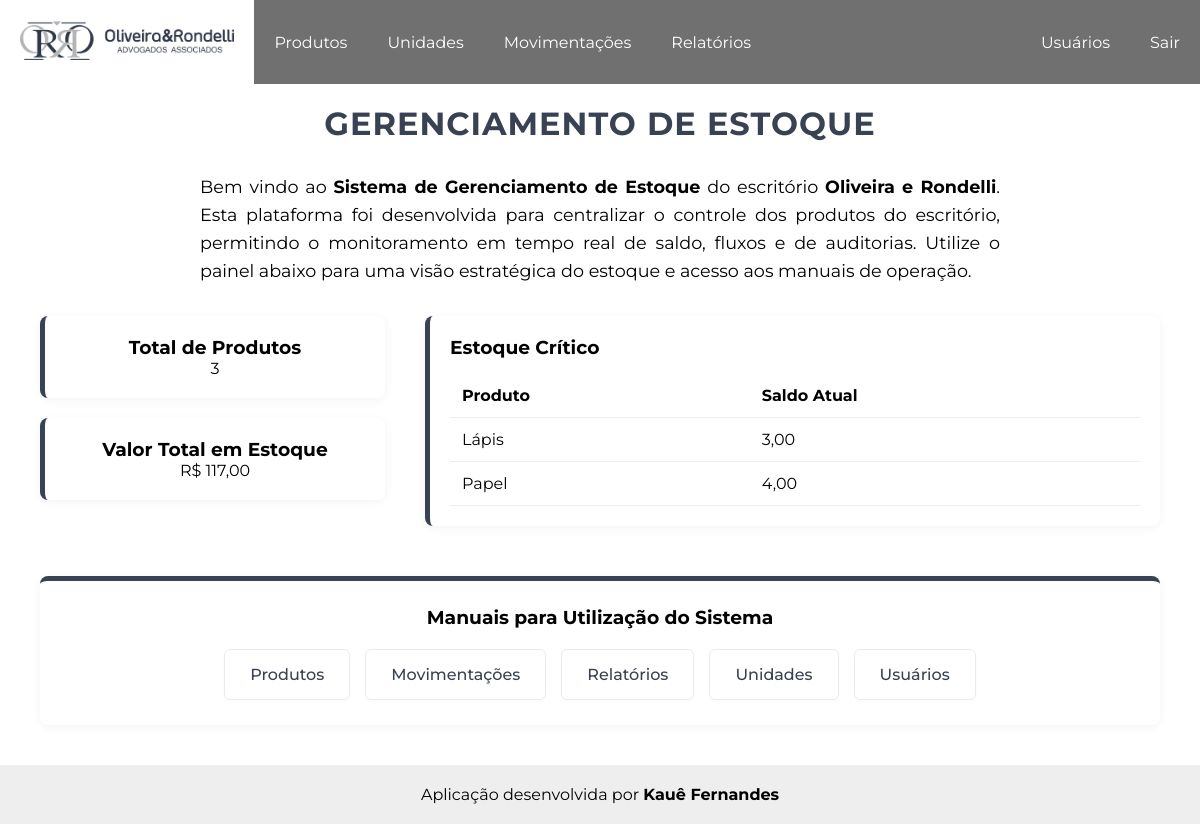
Before: /core/core/ (signed in) with the older database file.
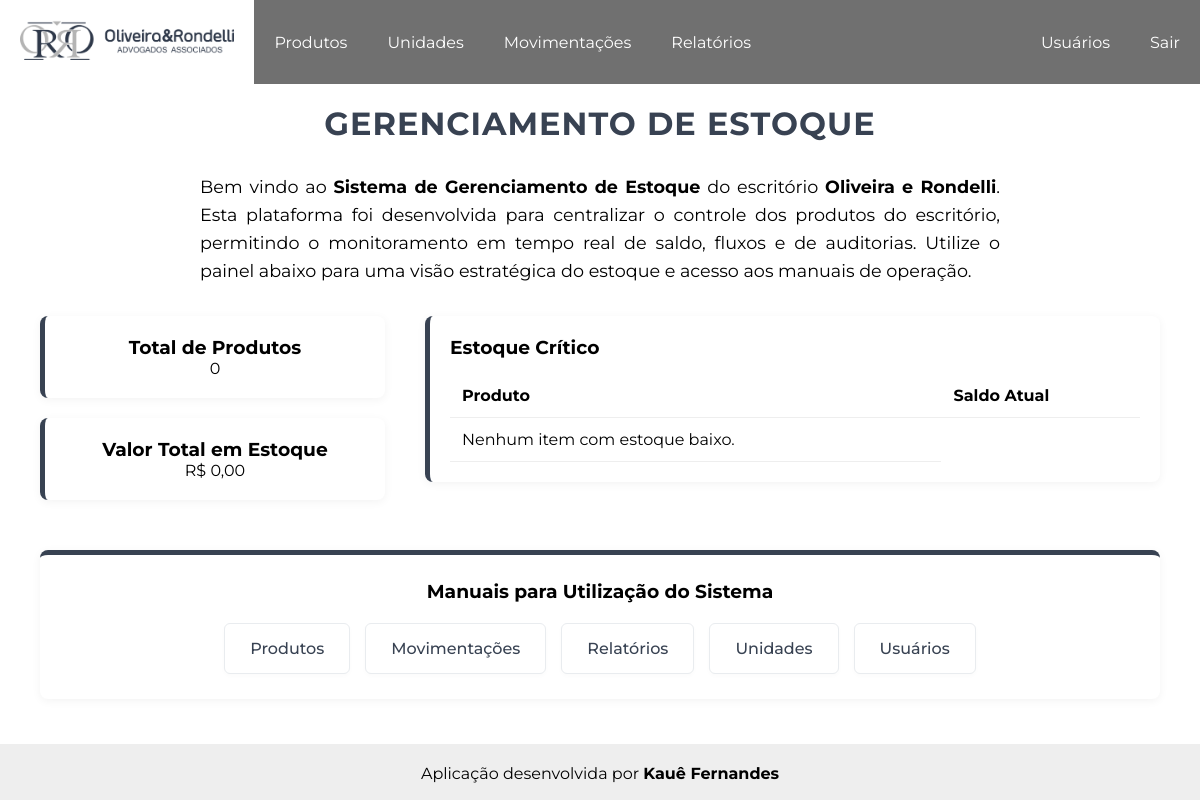
After: the same page with the newer database file.
### produtos/models.py (models this page shows, shortened)
class Produtos(models.Model):
    pro_referencia = models.CharField('Referência', max_length=20, default='SEM-REF')                                                       # Referência do produto
    pro_descricao = models.TextField('Descrição')                                                                                           # Descrição do produto
    pro_unidade = models.ForeignKey(Unidades, on_delete=models.PROTECT, verbose_name='Unidade', default=1)                                  # Chave estrangeira referenciando a unidade da tabela Unidades
    pro_custo_medio = models.DecimalField('Custo Médio', decimal_places=2, max_digits=10, default=0)                         # Custo médio
    pro_saldo = models.DecimalField('Saldo', decimal_places=2, max_digits=10, default=0)                                                    # Saldo do produto no estoque
    pro_data_adicionada = models.DateTimeField(auto_now_add=True)                                                                            # Data em que o produto foi adicionado
    pro_data_modificado = models.DateTimeField(auto_now=True)                                                                               # Data em que o produto foi modificado
    class Meta:
        verbose_name = 'Produto'
        verbose_name_plural = 'Produtos'
        ordering = ['pro_descricao']

### core/views.py (the view)
# urls.py: 2. Add a URL to urlpatterns:  path('', views.home, name='home')
@login_required
def home(request):
    total_produtos = Produtos.objects.count()
    media = Produtos.objects.aggregate(total=Sum(F('pro_saldo') * F('pro_custo_medio'), output_field=FloatField()))
    total_custo_medio = media['total'] or 0
    estoque_critico = Produtos.objects.filter(pro_saldo__lt=5).order_by('pro_saldo')
    context = {
        'total_produtos': total_produtos,
        'total_custo_medio': total_custo_medio,
        'estoque_critico': estoque_critico
    }
    return render(request, 'core/index.html', context)

### core/templates/core/index.html (shortened to what this page needs)
<!DOCTYPE html>
{% extends "core/base.html" %}
{% load static %}
    {% block extra_css %}
        <link rel="stylesheet" href="{% static 'css/home.css' %}">
    {% endblock %}
    {% block content %}
    <div class="container-bem-vindo">
        <h1>Gerenciamento de Estoque</h1>
        <p class="apresentacao">
            Bem vindo ao <strong>Sistema de Gerenciamento de Estoque</strong> do escritório <strong>Oliveira e Rondelli</strong>.
            Esta plataforma foi desenvolvida para centralizar o controle dos produtos do escritório, permitindo o monitoramento em tempo real de saldo, fluxos e de auditorias.
            Utilize o painel abaixo para uma visão estratégica do estoque e acesso aos manuais de operação.
        </p>
    </div>
    <div class="dashboard-produtos">
        <div class="container-card">
            <div class="card">
                <h3>Total de Produtos</h3>
                <p>{{ total_produtos }}</p>
            </div>
            <div class="card">
                <h3>Valor Total em Estoque</h3>
                <p>R$ {{ total_custo_medio|floatformat:2 }}</p>
            </div>
        </div>
        <div class="container-painel">
            <h3>Estoque Crítico</h3>
            <table class="painel">
                <thead>
                    <tr>
                        <th>Produto</th>
                        <th>Saldo Atual</th>
                    </tr>
                </thead>
                <tbody>
                    {% for item in estoque_critico %}
                        <tr>
                            <td>{{ item.pro_descricao }}</td>
                            <td>{{ item.pro_saldo }}</td>
                        </tr>
                    {% empty %}
                        <tr>
                            <td>Nenhum item com estoque baixo.</td>
                        </tr>
                    {% endfor %}
                </tbody>
            </table>
        </div>
    </div>
    <div class="dashboard-manuais">
        <h3>Manuais para Utilização do Sistema</h3>
        <div class="manuais">
            <a href="{% url 'manual_produtos' %}" class="item-manual">Produtos</a>
            <a href="{% url 'manual_movimentacoes' %}" class="item-manual">Movimentações</a>
            <a href="{% url 'manual_relatorios' %}" class="item-manual">Relatórios</a>
            {% if user.is_superuser %}
                <a href="{% url 'manual_unidades' %}" class="item-manual">Unidades</a>
                <a href="{% url 'manual_usuarios' %}" class="item-manual">Usuários</a>
            {% endif %}
        </div>
    </div>
    {% endblock content %}

Changed rows visible on the page:
removed Produtos: pro_descricao "Lápis", pro_saldo "3,00"
removed Produtos: pro_descricao "Papel", pro_saldo "4,00"
Other visible differences:
{{ total_produtos }}: "3" → "0"
{{ total_custo_medio|floatformat:2 }}: "117,00" → "0,00"
text now shown: "Nenhum item com estoque baixo."
